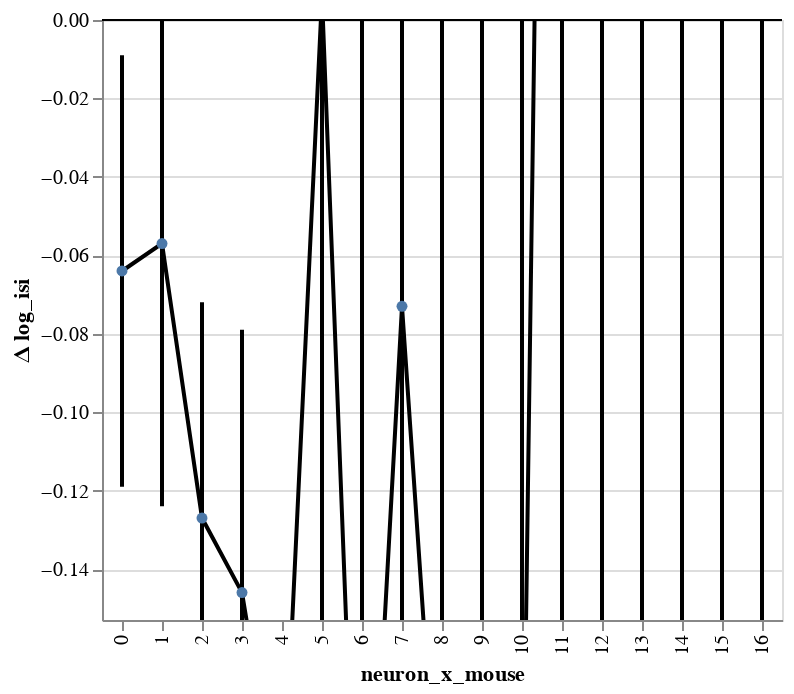

The cell this chart's notebook holds for it:
### Code cell
bw.plot(x='neuron_x_mouse:O').display()

### Figure 1 — Vega-Lite specification as saved in the notebook (floating-point values rounded to 4 significant figures)
{"config": {"view": {"continuousWidth": 400, "continuousHeight": 300}}, "layer": [{"mark": {"type": "rule", "clip": true, "size": 2}, "encoding": {"x": {"type": "ordinal", "field": "neuron_x_mouse"}, "y": {"type": "quantitative", "axis": {"orient": "left", "title": ""}, "field": "lower interval", "scale": {"domain": [-0.153, 0], "zero": true}}, "y2": {"field": "higher interval"}}}, {"mark": {"type": "line", "clip": true, "color": "black", "fill": null, "point": true}, "encoding": {"x": {"type": "ordinal", "field": "neuron_x_mouse"}, "y": {"type": "quantitative", "axis": {"orient": "left"}, "field": "center interval", "scale": {"domain": [-0.153, 0], "zero": true}, "title": "Δ log_isi"}}}, {"mark": {"type": "rule", "color": "black", "opacity": 1, "size": 0.5}, "encoding": {"y": {"type": "quantitative", "axis": {"orient": "left", "title": ""}, "field": "zero", "scale": {"domain": [-0.153, 0], "zero": true}}}}], "data": {"name": "data-68492d3c129a9b4305f382c4980dfb99"}, "$schema": "https://vega.github.io/schema/vega-lite/v4.8.1.json", "datasets": {"data-68492d3c129a9b4305f382c4980dfb99": [{"neuron_x_mouse": 0, "center interval": -0.064, "Std.Err.": 0.028, "z": -2.27, "p": 0.023, "higher interval": -0.119, "lower interval": -0.009, "zero": 0}, {"neuron_x_mouse": 1, "center interval": -0.057, "Std.Err.": 0.034, "z": -1.652, "p": 0.099, "higher interval": -0.124, "lower interval": 0.011, "zero": 0}, {"neuron_x_mouse": 2, "center interval": -0.127, "Std.Err.": 0.028, "z": -4.536, "p": 0.0, "higher interval": -0.182, "lower interval": -0.072, "zero": 0}, {"neuron_x_mouse": 3, "center interval": -0.146, "Std.Err.": 0.034, "z": -4.263, "p": 0.0, "higher interval": -0.214, "lower interval": -0.079, "zero": 0}, {"neuron_x_mouse": 4, "center interval": -0.208, "Std.Err.": 0.028, "z": -7.414, "p": 0.0, "higher interval": -0.263, "lower interval": -0.153, "zero": 0}, {"neuron_x_mouse": 5, "center interval": 0.006, "Std.Err.": 0.157, "z": 0.035, "p": 0.972, "higher interval": -0.303, "lower interval": 0.314, "zero": 0}, {"neuron_x_mouse": 6, "center interval": -0.258, "Std.Err.": 0.156, "z": -1.653, "p": 0.098, "higher interval": -0.564, "lower interval": 0.048, "zero": 0}, {"neuron_x_mouse": 7, "center interval": -0.073, "Std.Err.": 0.157, "z": -0.465, "p": 0.642, "higher interval": -0.382, "lower interval": 0.235, "zero": 0}, {"neuron_x_mouse": 8, "center interval": -0.222, "Std.Err.": 0.156, "z": -1.422, "p": 0.155, "higher interval": -0.528, "lower interval": 0.084, "zero": 0}, {"neuron_x_mouse": 9, "center interval": -0.182, "Std.Err.": 0.157, "z": -1.154, "p": 0.249, "higher interval": -0.49, "lower interval": 0.127, "zero": 0}, {"neuron_x_mouse": 10, "center interval": -0.226, "Std.Err.": 0.156, "z": -1.446, "p": 0.148, "higher interval": -0.532, "lower interval": 0.08, "zero": 0}, {"neuron_x_mouse": 11, "center interval": 0.494, "Std.Err.": 318000.0, "z": 0.0, "p": 1.0, "higher interval": -623300.0, "lower interval": 623300.0, "zero": 0}, {"neuron_x_mouse": 12, "center interval": 0.126, "Std.Err.": 318000.0, "z": 0.0, "p": 1.0, "higher interval": -623300.0, "lower interval": 623300.0, "zero": 0}, {"neuron_x_mouse": 13, "center interval": 0.437, "Std.Err.": 318000.0, "z": 0.0, "p": 1.0, "higher interval": -623300.0, "lower interval": 623300.0, "zero": 0}, {"neuron_x_mouse": 14, "center interval": 0.236, "Std.Err.": 318000.0, "z": 0.0, "p": 1.0, "higher interval": -623300.0, "lower interval": 623300.0, "zero": 0}, {"neuron_x_mouse": 15, "center interval": 0.32, "Std.Err.": 318000.0, "z": 0.0, "p": 1.0, "higher interval": -623300.0, "lower interval": 623300.0, "zero": 0}, {"neuron_x_mouse": 16, "center interval": 0.268, "Std.Err.": 318000.0, "z": 0.0, "p": 1.0, "higher interval": -623300.0, "lower interval": 623300.0, "zero": 0}]}}
